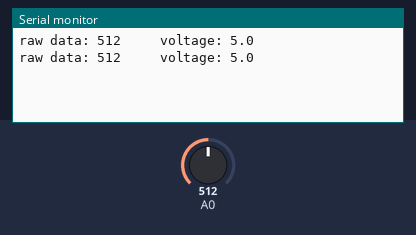
A sketch run on a simulated Arduino Uno, built with avr-gcc and run on an emulated ATmega328P. Shown: the last lines printed to the serial monitor. The test bench sets the inputs (shaded band); at power-on: A0 = 512.

Above: at 1.8 s.
1.9 s: A0 set to 716
At 2.5 s:
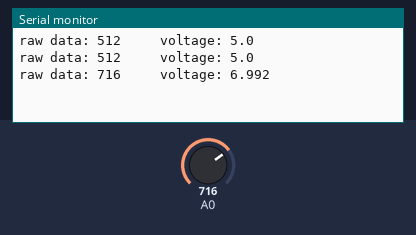
3.4 s: A0 set to 900
At 4.8 s:
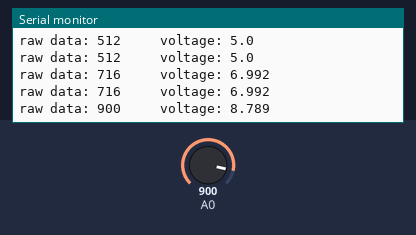
Timing chart, 0 to 6.4 s (numbered marks = the images above; inputs shaded):
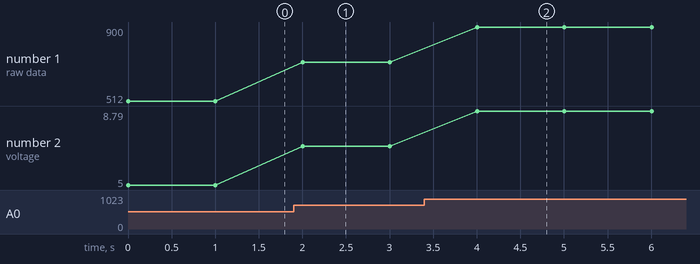

Measured:
- after the input at 1.9 s, the serial monitor: prints a new line after 0.10 s (image 1)
- after the input at 3.4 s, the serial monitor: prints a new line after 0.60 s (image 2)
- plotted number 1: 512 → 716 after the input at 1.9 s, 716 → 900 after the input at 3.4 s
- plotted number 2: 5 → 6.99 after the input at 1.9 s, 6.99 → 8.79 after the input at 3.4 s

The sketch:

Volt_Detect_Integer.ino
```cpp
#include <Streaming.h>
const long R1 = 1000;  //R1 電阻值
const long R2 = 1000;  //R2 電阻值
const long f1 = 1024 * R2 / (R1 + R2);  //計算轉換係數
void setup() {
  Serial.begin(9600);
}
void loop() {
  long raw_data = analogRead(0);  // 依據 A0 檢測電壓傳回介於 0~1023 的值
  long map_data = 1000 * 5 * raw_data / f1 ;  //計算轉換後的電壓值

  Serial << "raw data: " << raw_data << '\t';    //顯示原始資料
  Serial << "\t voltage: " << map_data/1000 << '.' << map_data%1000 << endl;
 //顯示轉換後的電壓值
  delay(1000);
}
```
